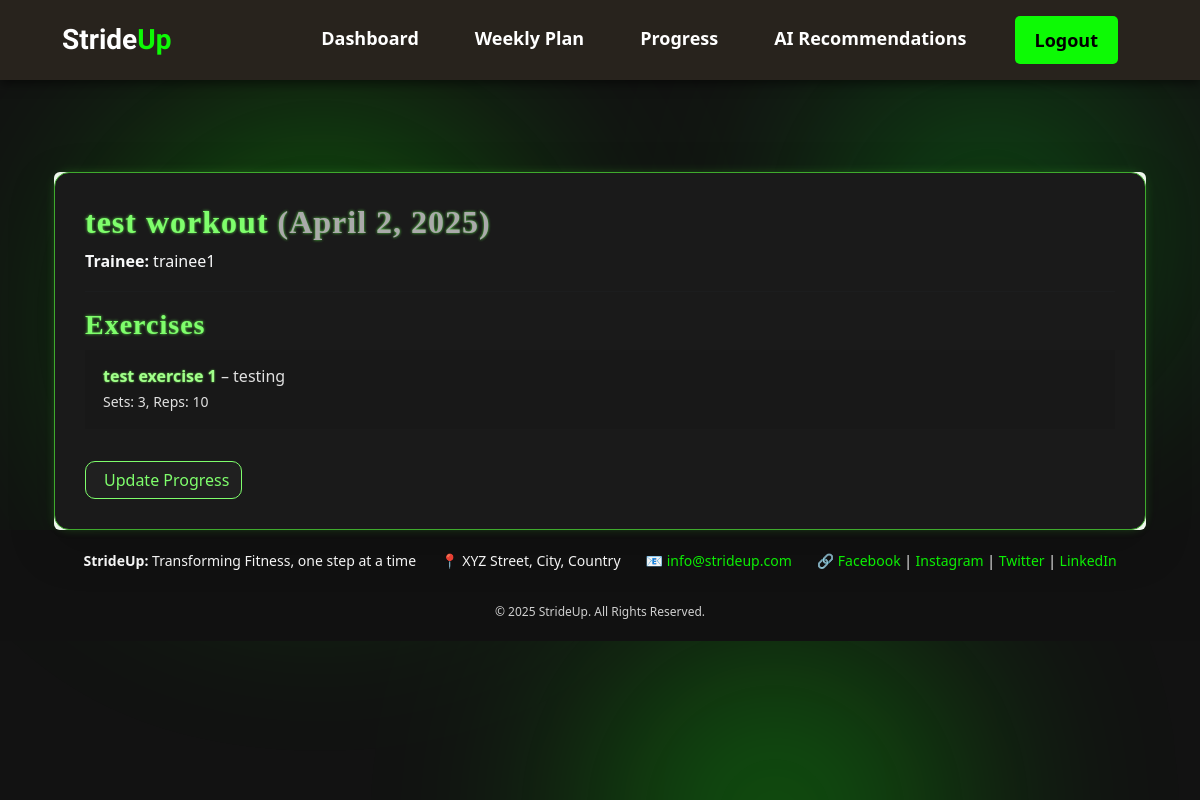
The app's page /workouts/6/ (signed in) with its own data.
### workouts/models.py (models this page shows, shortened)
class Workout(models.Model):
    name = models.CharField(max_length=255)
    description = models.TextField(blank=True)
    duration = models.PositiveIntegerField(help_text="Duration in minutes")
    date = models.DateField(auto_now_add=True)
    trainee = models.ForeignKey(
        CustomUser,
        on_delete=models.CASCADE,
        related_name="workouts",
        limit_choices_to={"role": "trainee"}
    )
    trainers = models.ManyToManyField(
        CustomUser,
        related_name="assigned_workouts",
        limit_choices_to={"role": "trainer"}
    )

class Exercise(models.Model):
    workout = models.ForeignKey(
        Workout,
        on_delete=models.CASCADE,
        related_name="exercises"
    )
    name = models.CharField(max_length=255)
    description = models.TextField(blank=True)
    sets = models.PositiveIntegerField(default=3)
    reps = models.PositiveIntegerField(default=10)

### users/models.py (models this page shows, shortened)
class CustomUser(AbstractUser):
    TRAINEE = 'trainee'
    TRAINER = 'trainer'
    ROLE_CHOICES = [
        (TRAINEE, 'Trainee'),
        (TRAINER, 'Trainer'),
    ]
    role = models.CharField(max_length=10, choices=ROLE_CHOICES)
    is_trainer = models.BooleanField(default=False)
    is_trainee = models.BooleanField(default=False)

### workouts/views.py (the view)
# urls.py: path("<int:pk>/", WorkoutDetailView.as_view(), name="workout_detail"),
class WorkoutDetailView(LoginRequiredMixin, DetailView):
    model = Workout
    template_name = 'workouts/workout_detail.html'
    context_object_name = 'workout'
    def get_queryset(self):
        user = self.request.user
        return Workout.objects.filter(trainers=user) | Workout.objects.filter(trainee=user)
    def get_context_data(self, **kwargs):
        context = super().get_context_data(**kwargs)
        context['exercises'] = self.object.exercises.all()
        context['is_trainer'] = self.request.user.is_trainer  # ✅ Pass is_trainer explicitly
        return context

### workouts/templates/workouts/workout_detail.html (shortened to what this page needs)
{% extends 'base.html' %}
{% block content %}
<main>
<div class="container mt-5">
  <div class="card shadow-lg border-0">
    <div class="card-body">
      <h2 class="fw-bold">{{ workout.name }} <span class="text-muted">({{ workout.date }})</span></h2>
      <p class="text-light"><strong>Trainee:</strong> {{ workout.trainee.username }}</p>
      <hr>
      <h3 class="fw-bold">Exercises</h3>
      {% if exercises %}
      <ul class="list-group list-group-flush mb-3">
        {% for exercise in exercises %}
        <li class="list-group-item d-flex justify-content-between align-items-center">
          <div>
            <strong>{{ exercise.name }}</strong> – {{ exercise.description }}<br>
            <small>Sets: {{ exercise.sets }}, Reps: {{ exercise.reps }}</small>
          </div>
        </li>
        {% endfor %}
      </ul>
      {% else %}
      <p class="text-muted">No exercises added yet.</p>
      {% endif %}
      {% if not is_trainer %}
      <a href="{% url 'workouts:progress_update' workout.pk %}" class="btn btn-info mt-3">
         Update Progress
      </a>
      {% endif %}
    </div>
  </div>
</div>
</main>
{% endblock %}

### static/css/base.css (style rules this page uses)
html { scroll-behavior: smooth; height: 100%; margin: 0; }
* { box-sizing: border-box; margin: 0; padding: 0; }
h1, h2, h3, .display-3 { font-family: 'Bebas Neue', cursive; letter-spacing: 1px; }
body { background: #0d0907; color: #fff; font-family: 'Poppins', sans-serif; line-height: 1.6; margin: 0; padding: 0; display: flex; height: 100%; flex-direction: column; min-height: 100vh; }
main { margin-top: 100px; display: flex; flex-direction: column; align-items: center; }

### workouts/templates/workouts/workout_detail.html (style rules this page uses)
body { background-color: #121212; color: #dcdcdc; font-family: 'Segoe UI', Tahoma, Geneva, Verdana, sans-serif; }
h2, h3 { color: #7ffe6c; text-shadow: 0 0 3px #5bdc49; }
.card-body { background-color: #1a1a1a; border: 1px solid #3faa2d; border-radius: 15px; box-shadow: 0 0 8px rgba(63, 170, 45, 0.3); padding: 30px; }
.text-muted, .text-secondary { color: #aaaaaa !important; }
.list-group-item { background-color: #181818; color: #e0e0e0; border: none; border-bottom: 1px solid #3faa2d; padding: 14px 18px; }
.list-group-item strong { color: #a1ff8b; text-shadow: 0 0 2px #6bd94e; }
.btn { font-weight: 500; border-radius: 10px; transition: all 0.3s ease; box-shadow: none; }
.btn-info { background-color: #202020; border: 1px solid #7ffe6c; color: #7ffe6c; }

### records on screen
Workout: name "test workout", date "April 2, 2025", trainee.username "trainee1"
Exercise: name "test exercise 1", description "testing", sets "3", reps "10"
